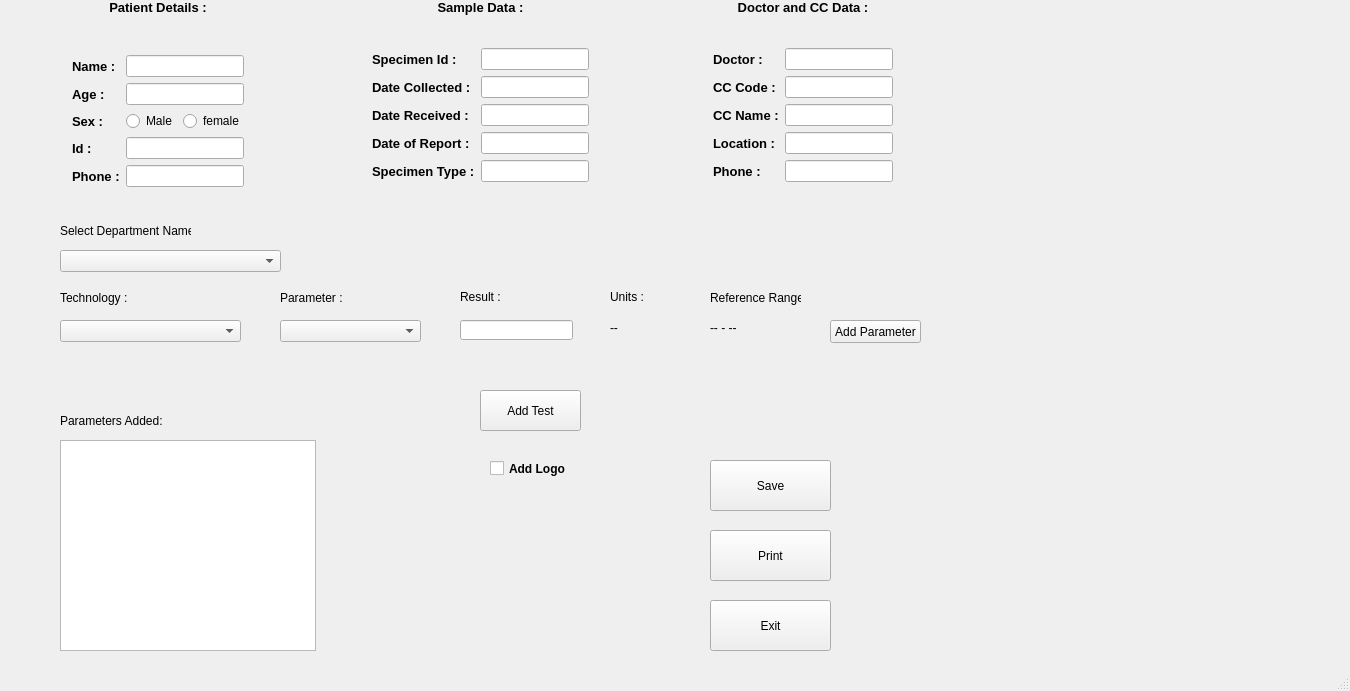
<?xml version="1.0" encoding="UTF-8"?>
<ui version="4.0">
 <class>MainWindow</class>
 <widget class="QMainWindow" name="MainWindow">
  <property name="geometry">
   <rect>
    <x>0</x>
    <y>0</y>
    <width>1350</width>
    <height>691</height>
   </rect>
  </property>
  <property name="windowTitle">
   <string>MainWindow</string>
  </property>
  <widget class="QWidget" name="centralwidget">
   <widget class="QWidget" name="layoutWidget">
    <property name="geometry">
     <rect>
      <x>0</x>
      <y>0</y>
      <width>961</width>
      <height>221</height>
     </rect>
    </property>
    <layout class="QGridLayout" name="gridLayout_4">
     <item row="0" column="0">
      <widget class="QLabel" name="label">
       <property name="font">
        <font>
         <pointsize>10</pointsize>
         <weight>75</weight>
         <bold>true</bold>
        </font>
       </property>
       <property name="text">
        <string>Patient Details :</string>
       </property>
       <property name="alignment">
        <set>Qt::AlignCenter</set>
       </property>
      </widget>
     </item>
     <item row="0" column="1">
      <widget class="QLabel" name="label_6">
       <property name="font">
        <font>
         <pointsize>10</pointsize>
         <weight>75</weight>
         <bold>true</bold>
        </font>
       </property>
       <property name="text">
        <string>Sample Data :</string>
       </property>
       <property name="alignment">
        <set>Qt::AlignCenter</set>
       </property>
      </widget>
     </item>
     <item row="0" column="2">
      <widget class="QLabel" name="label_13">
       <property name="font">
        <font>
         <pointsize>10</pointsize>
         <weight>75</weight>
         <bold>true</bold>
        </font>
       </property>
       <property name="text">
        <string>Doctor and CC Data :</string>
       </property>
       <property name="alignment">
        <set>Qt::AlignCenter</set>
       </property>
      </widget>
     </item>
     <item row="1" column="0">
      <layout class="QGridLayout" name="gridLayout">
       <item row="0" column="1">
        <spacer name="verticalSpacer">
         <property name="orientation">
          <enum>Qt::Vertical</enum>
         </property>
         <property name="sizeHint" stdset="0">
          <size>
           <width>20</width>
           <height>40</height>
          </size>
         </property>
        </spacer>
       </item>
       <item row="0" column="2">
        <spacer name="verticalSpacer_2">
         <property name="orientation">
          <enum>Qt::Vertical</enum>
         </property>
         <property name="sizeHint" stdset="0">
          <size>
           <width>20</width>
           <height>40</height>
          </size>
         </property>
        </spacer>
       </item>
       <item row="1" column="0">
        <spacer name="horizontalSpacer">
         <property name="orientation">
          <enum>Qt::Horizontal</enum>
         </property>
         <property name="sizeHint" stdset="0">
          <size>
           <width>40</width>
           <height>20</height>
          </size>
         </property>
        </spacer>
       </item>
       <item row="1" column="1">
        <widget class="QLabel" name="label_2">
         <property name="font">
          <font>
           <pointsize>10</pointsize>
           <weight>75</weight>
           <bold>true</bold>
          </font>
         </property>
         <property name="text">
          <string>Name :</string>
         </property>
        </widget>
       </item>
       <item row="1" column="2">
        <widget class="QLineEdit" name="ptName_ip"/>
       </item>
       <item row="1" column="3">
        <spacer name="horizontalSpacer_6">
         <property name="orientation">
          <enum>Qt::Horizontal</enum>
         </property>
         <property name="sizeHint" stdset="0">
          <size>
           <width>40</width>
           <height>20</height>
          </size>
         </property>
        </spacer>
       </item>
       <item row="2" column="0">
        <spacer name="horizontalSpacer_2">
         <property name="orientation">
          <enum>Qt::Horizontal</enum>
         </property>
         <property name="sizeHint" stdset="0">
          <size>
           <width>40</width>
           <height>20</height>
          </size>
         </property>
        </spacer>
       </item>
       <item row="2" column="1">
        <widget class="QLabel" name="label_3">
         <property name="font">
          <font>
           <pointsize>10</pointsize>
           <weight>75</weight>
           <bold>true</bold>
          </font>
         </property>
         <property name="text">
          <string>Age :</string>
         </property>
        </widget>
       </item>
       <item row="2" column="2">
        <widget class="QLineEdit" name="ptAge_ip"/>
       </item>
       <item row="2" column="3">
        <spacer name="horizontalSpacer_7">
         <property name="orientation">
          <enum>Qt::Horizontal</enum>
         </property>
         <property name="sizeHint" stdset="0">
          <size>
           <width>40</width>
           <height>20</height>
          </size>
         </property>
        </spacer>
       </item>
       <item row="3" column="0">
        <spacer name="horizontalSpacer_3">
         <property name="orientation">
          <enum>Qt::Horizontal</enum>
         </property>
         <property name="sizeHint" stdset="0">
          <size>
           <width>40</width>
           <height>20</height>
          </size>
         </property>
        </spacer>
       </item>
       <item row="3" column="1">
        <widget class="QLabel" name="label_5">
         <property name="font">
          <font>
           <pointsize>10</pointsize>
           <weight>75</weight>
           <bold>true</bold>
          </font>
         </property>
         <property name="text">
          <string>Sex :</string>
         </property>
        </widget>
       </item>
       <item row="3" column="2">
        <layout class="QHBoxLayout" name="horizontalLayout">
         <item>
          <widget class="QRadioButton" name="maleRb">
           <property name="text">
            <string>Male</string>
           </property>
          </widget>
         </item>
         <item>
          <widget class="QRadioButton" name="femaleRb">
           <property name="text">
            <string>female</string>
           </property>
          </widget>
         </item>
        </layout>
       </item>
       <item row="3" column="3">
        <spacer name="horizontalSpacer_8">
         <property name="orientation">
          <enum>Qt::Horizontal</enum>
         </property>
         <property name="sizeHint" stdset="0">
          <size>
           <width>40</width>
           <height>20</height>
          </size>
         </property>
        </spacer>
       </item>
       <item row="4" column="0">
        <spacer name="horizontalSpacer_4">
         <property name="orientation">
          <enum>Qt::Horizontal</enum>
         </property>
         <property name="sizeHint" stdset="0">
          <size>
           <width>40</width>
           <height>20</height>
          </size>
         </property>
        </spacer>
       </item>
       <item row="4" column="1">
        <widget class="QLabel" name="label_4">
         <property name="font">
          <font>
           <pointsize>10</pointsize>
           <weight>75</weight>
           <bold>true</bold>
          </font>
         </property>
         <property name="text">
          <string>Id :</string>
         </property>
        </widget>
       </item>
       <item row="4" column="2">
        <widget class="QLineEdit" name="ptId_ip"/>
       </item>
       <item row="4" column="3">
        <spacer name="horizontalSpacer_9">
         <property name="orientation">
          <enum>Qt::Horizontal</enum>
         </property>
         <property name="sizeHint" stdset="0">
          <size>
           <width>40</width>
           <height>20</height>
          </size>
         </property>
        </spacer>
       </item>
       <item row="5" column="0" rowspan="2">
        <spacer name="horizontalSpacer_5">
         <property name="orientation">
          <enum>Qt::Horizontal</enum>
         </property>
         <property name="sizeHint" stdset="0">
          <size>
           <width>40</width>
           <height>20</height>
          </size>
         </property>
        </spacer>
       </item>
       <item row="5" column="1">
        <widget class="QLabel" name="label_7">
         <property name="font">
          <font>
           <pointsize>10</pointsize>
           <weight>75</weight>
           <bold>true</bold>
          </font>
         </property>
         <property name="text">
          <string>Phone :</string>
         </property>
        </widget>
       </item>
       <item row="5" column="2">
        <widget class="QLineEdit" name="ptPhone_ip"/>
       </item>
       <item row="5" column="3" rowspan="2">
        <spacer name="horizontalSpacer_10">
         <property name="orientation">
          <enum>Qt::Horizontal</enum>
         </property>
         <property name="sizeHint" stdset="0">
          <size>
           <width>40</width>
           <height>20</height>
          </size>
         </property>
        </spacer>
       </item>
       <item row="6" column="1">
        <spacer name="verticalSpacer_3">
         <property name="orientation">
          <enum>Qt::Vertical</enum>
         </property>
         <property name="sizeHint" stdset="0">
          <size>
           <width>20</width>
           <height>40</height>
          </size>
         </property>
        </spacer>
       </item>
       <item row="6" column="2">
        <spacer name="verticalSpacer_4">
         <property name="orientation">
          <enum>Qt::Vertical</enum>
         </property>
         <property name="sizeHint" stdset="0">
          <size>
           <width>20</width>
           <height>40</height>
          </size>
         </property>
        </spacer>
       </item>
      </layout>
     </item>
     <item row="1" column="1">
      <layout class="QGridLayout" name="gridLayout_2">
       <item row="0" column="1">
        <spacer name="verticalSpacer_5">
         <property name="orientation">
          <enum>Qt::Vertical</enum>
         </property>
         <property name="sizeHint" stdset="0">
          <size>
           <width>20</width>
           <height>28</height>
          </size>
         </property>
        </spacer>
       </item>
       <item row="0" column="2">
        <spacer name="verticalSpacer_6">
         <property name="orientation">
          <enum>Qt::Vertical</enum>
         </property>
         <property name="sizeHint" stdset="0">
          <size>
           <width>20</width>
           <height>28</height>
          </size>
         </property>
        </spacer>
       </item>
       <item row="1" column="0">
        <spacer name="horizontalSpacer_11">
         <property name="orientation">
          <enum>Qt::Horizontal</enum>
         </property>
         <property name="sizeHint" stdset="0">
          <size>
           <width>18</width>
           <height>20</height>
          </size>
         </property>
        </spacer>
       </item>
       <item row="1" column="1">
        <widget class="QLabel" name="label_9">
         <property name="font">
          <font>
           <pointsize>10</pointsize>
           <weight>75</weight>
           <bold>true</bold>
          </font>
         </property>
         <property name="text">
          <string>Specimen Id :</string>
         </property>
        </widget>
       </item>
       <item row="1" column="2">
        <widget class="QLineEdit" name="sdId_ip"/>
       </item>
       <item row="1" column="3">
        <spacer name="horizontalSpacer_16">
         <property name="orientation">
          <enum>Qt::Horizontal</enum>
         </property>
         <property name="sizeHint" stdset="0">
          <size>
           <width>40</width>
           <height>20</height>
          </size>
         </property>
        </spacer>
       </item>
       <item row="2" column="0">
        <spacer name="horizontalSpacer_12">
         <property name="orientation">
          <enum>Qt::Horizontal</enum>
         </property>
         <property name="sizeHint" stdset="0">
          <size>
           <width>18</width>
           <height>20</height>
          </size>
         </property>
        </spacer>
       </item>
       <item row="2" column="1">
        <widget class="QLabel" name="label_8">
         <property name="font">
          <font>
           <pointsize>10</pointsize>
           <weight>75</weight>
           <bold>true</bold>
          </font>
         </property>
         <property name="text">
          <string>Date Collected :</string>
         </property>
        </widget>
       </item>
       <item row="2" column="2">
        <widget class="QLineEdit" name="sdDc_ip"/>
       </item>
       <item row="2" column="3">
        <spacer name="horizontalSpacer_17">
         <property name="orientation">
          <enum>Qt::Horizontal</enum>
         </property>
         <property name="sizeHint" stdset="0">
          <size>
           <width>40</width>
           <height>20</height>
          </size>
         </property>
        </spacer>
       </item>
       <item row="3" column="0">
        <spacer name="horizontalSpacer_14">
         <property name="orientation">
          <enum>Qt::Horizontal</enum>
         </property>
         <property name="sizeHint" stdset="0">
          <size>
           <width>18</width>
           <height>20</height>
          </size>
         </property>
        </spacer>
       </item>
       <item row="3" column="1">
        <widget class="QLabel" name="label_11">
         <property name="font">
          <font>
           <pointsize>10</pointsize>
           <weight>75</weight>
           <bold>true</bold>
          </font>
         </property>
         <property name="text">
          <string>Date Received :</string>
         </property>
        </widget>
       </item>
       <item row="3" column="2">
        <widget class="QLineEdit" name="sdDR_ip"/>
       </item>
       <item row="3" column="3">
        <spacer name="horizontalSpacer_18">
         <property name="orientation">
          <enum>Qt::Horizontal</enum>
         </property>
         <property name="sizeHint" stdset="0">
          <size>
           <width>40</width>
           <height>20</height>
          </size>
         </property>
        </spacer>
       </item>
       <item row="4" column="0">
        <spacer name="horizontalSpacer_15">
         <property name="orientation">
          <enum>Qt::Horizontal</enum>
         </property>
         <property name="sizeHint" stdset="0">
          <size>
           <width>18</width>
           <height>20</height>
          </size>
         </property>
        </spacer>
       </item>
       <item row="4" column="1">
        <widget class="QLabel" name="label_12">
         <property name="font">
          <font>
           <pointsize>10</pointsize>
           <weight>75</weight>
           <bold>true</bold>
          </font>
         </property>
         <property name="text">
          <string>Date of Report :</string>
         </property>
        </widget>
       </item>
       <item row="4" column="2">
        <widget class="QLineEdit" name="sdDoR_ip"/>
       </item>
       <item row="4" column="3">
        <spacer name="horizontalSpacer_19">
         <property name="orientation">
          <enum>Qt::Horizontal</enum>
         </property>
         <property name="sizeHint" stdset="0">
          <size>
           <width>40</width>
           <height>20</height>
          </size>
         </property>
        </spacer>
       </item>
       <item row="5" column="0" rowspan="2">
        <spacer name="horizontalSpacer_13">
         <property name="orientation">
          <enum>Qt::Horizontal</enum>
         </property>
         <property name="sizeHint" stdset="0">
          <size>
           <width>18</width>
           <height>20</height>
          </size>
         </property>
        </spacer>
       </item>
       <item row="5" column="1">
        <widget class="QLabel" name="label_10">
         <property name="font">
          <font>
           <pointsize>10</pointsize>
           <weight>75</weight>
           <bold>true</bold>
          </font>
         </property>
         <property name="text">
          <string>Specimen Type :</string>
         </property>
        </widget>
       </item>
       <item row="5" column="2">
        <widget class="QLineEdit" name="sdSt_ip"/>
       </item>
       <item row="5" column="3" rowspan="2">
        <spacer name="horizontalSpacer_20">
         <property name="orientation">
          <enum>Qt::Horizontal</enum>
         </property>
         <property name="sizeHint" stdset="0">
          <size>
           <width>40</width>
           <height>20</height>
          </size>
         </property>
        </spacer>
       </item>
       <item row="6" column="1">
        <spacer name="verticalSpacer_7">
         <property name="orientation">
          <enum>Qt::Vertical</enum>
         </property>
         <property name="sizeHint" stdset="0">
          <size>
           <width>20</width>
           <height>40</height>
          </size>
         </property>
        </spacer>
       </item>
       <item row="6" column="2">
        <spacer name="verticalSpacer_8">
         <property name="orientation">
          <enum>Qt::Vertical</enum>
         </property>
         <property name="sizeHint" stdset="0">
          <size>
           <width>20</width>
           <height>40</height>
          </size>
         </property>
        </spacer>
       </item>
      </layout>
     </item>
     <item row="1" column="2">
      <layout class="QGridLayout" name="gridLayout_3">
       <item row="0" column="1">
        <spacer name="verticalSpacer_9">
         <property name="orientation">
          <enum>Qt::Vertical</enum>
         </property>
         <property name="sizeHint" stdset="0">
          <size>
           <width>20</width>
           <height>28</height>
          </size>
         </property>
        </spacer>
       </item>
       <item row="0" column="2">
        <spacer name="verticalSpacer_10">
         <property name="orientation">
          <enum>Qt::Vertical</enum>
         </property>
         <property name="sizeHint" stdset="0">
          <size>
           <width>20</width>
           <height>28</height>
          </size>
         </property>
        </spacer>
       </item>
       <item row="1" column="0">
        <spacer name="horizontalSpacer_21">
         <property name="orientation">
          <enum>Qt::Horizontal</enum>
         </property>
         <property name="sizeHint" stdset="0">
          <size>
           <width>18</width>
           <height>20</height>
          </size>
         </property>
        </spacer>
       </item>
       <item row="1" column="1">
        <widget class="QLabel" name="label_14">
         <property name="font">
          <font>
           <pointsize>10</pointsize>
           <weight>75</weight>
           <bold>true</bold>
          </font>
         </property>
         <property name="text">
          <string>Doctor :</string>
         </property>
        </widget>
       </item>
       <item row="1" column="2">
        <widget class="QLineEdit" name="DDName_ip"/>
       </item>
       <item row="1" column="3">
        <spacer name="horizontalSpacer_22">
         <property name="orientation">
          <enum>Qt::Horizontal</enum>
         </property>
         <property name="sizeHint" stdset="0">
          <size>
           <width>40</width>
           <height>20</height>
          </size>
         </property>
        </spacer>
       </item>
       <item row="2" column="0">
        <spacer name="horizontalSpacer_23">
         <property name="orientation">
          <enum>Qt::Horizontal</enum>
         </property>
         <property name="sizeHint" stdset="0">
          <size>
           <width>18</width>
           <height>20</height>
          </size>
         </property>
        </spacer>
       </item>
       <item row="2" column="1">
        <widget class="QLabel" name="label_15">
         <property name="font">
          <font>
           <pointsize>10</pointsize>
           <weight>75</weight>
           <bold>true</bold>
          </font>
         </property>
         <property name="text">
          <string>CC Code :</string>
         </property>
        </widget>
       </item>
       <item row="2" column="2">
        <widget class="QLineEdit" name="DCCcode_ip">
         <property name="text">
          <string/>
         </property>
         <property name="placeholderText">
          <string/>
         </property>
        </widget>
       </item>
       <item row="2" column="3">
        <spacer name="horizontalSpacer_24">
         <property name="orientation">
          <enum>Qt::Horizontal</enum>
         </property>
         <property name="sizeHint" stdset="0">
          <size>
           <width>40</width>
           <height>20</height>
          </size>
         </property>
        </spacer>
       </item>
       <item row="3" column="0">
        <spacer name="horizontalSpacer_25">
         <property name="orientation">
          <enum>Qt::Horizontal</enum>
         </property>
         <property name="sizeHint" stdset="0">
          <size>
           <width>18</width>
           <height>20</height>
          </size>
         </property>
        </spacer>
       </item>
       <item row="3" column="1">
        <widget class="QLabel" name="label_16">
         <property name="font">
          <font>
           <pointsize>10</pointsize>
           <weight>75</weight>
           <bold>true</bold>
          </font>
         </property>
         <property name="text">
          <string>CC Name :</string>
         </property>
        </widget>
       </item>
       <item row="3" column="2">
        <widget class="QLineEdit" name="DCCName_ip"/>
       </item>
       <item row="3" column="3">
        <spacer name="horizontalSpacer_26">
         <property name="orientation">
          <enum>Qt::Horizontal</enum>
         </property>
         <property name="sizeHint" stdset="0">
          <size>
           <width>40</width>
           <height>20</height>
          </size>
         </property>
        </spacer>
       </item>
       <item row="4" column="0">
        <spacer name="horizontalSpacer_27">
         <property name="orientation">
          <enum>Qt::Horizontal</enum>
         </property>
         <property name="sizeHint" stdset="0">
          <size>
           <width>18</width>
           <height>20</height>
          </size>
         </property>
        </spacer>
       </item>
       <item row="4" column="1">
        <widget class="QLabel" name="label_17">
         <property name="font">
          <font>
           <pointsize>10</pointsize>
           <weight>75</weight>
           <bold>true</bold>
          </font>
         </property>
         <property name="text">
          <string>Location :</string>
         </property>
        </widget>
       </item>
       <item row="4" column="2">
        <widget class="QLineEdit" name="DCCLOC_ip"/>
       </item>
       <item row="4" column="3">
        <spacer name="horizontalSpacer_28">
         <property name="orientation">
          <enum>Qt::Horizontal</enum>
         </property>
         <property name="sizeHint" stdset="0">
          <size>
           <width>40</width>
           <height>20</height>
          </size>
         </property>
        </spacer>
       </item>
       <item row="5" column="0" rowspan="2">
        <spacer name="horizontalSpacer_29">
         <property name="orientation">
          <enum>Qt::Horizontal</enum>
         </property>
         <property name="sizeHint" stdset="0">
          <size>
           <width>18</width>
           <height>20</height>
          </size>
         </property>
        </spacer>
       </item>
       <item row="5" column="1">
        <widget class="QLabel" name="label_18">
         <property name="font">
          <font>
           <pointsize>10</pointsize>
           <weight>75</weight>
           <bold>true</bold>
          </font>
         </property>
         <property name="text">
          <string>Phone :</string>
         </property>
        </widget>
       </item>
       <item row="5" column="2">
        <widget class="QLineEdit" name="DCCPhone_ip"/>
       </item>
       <item row="5" column="3" rowspan="2">
        <spacer name="horizontalSpacer_30">
         <property name="orientation">
          <enum>Qt::Horizontal</enum>
         </property>
         <property name="sizeHint" stdset="0">
          <size>
           <width>40</width>
           <height>20</height>
          </size>
         </property>
        </spacer>
       </item>
       <item row="6" column="1">
        <spacer name="verticalSpacer_11">
         <property name="orientation">
          <enum>Qt::Vertical</enum>
         </property>
         <property name="sizeHint" stdset="0">
          <size>
           <width>20</width>
           <height>40</height>
          </size>
         </property>
        </spacer>
       </item>
       <item row="6" column="2">
        <spacer name="verticalSpacer_12">
         <property name="orientation">
          <enum>Qt::Vertical</enum>
         </property>
         <property name="sizeHint" stdset="0">
          <size>
           <width>20</width>
           <height>40</height>
          </size>
         </property>
        </spacer>
       </item>
      </layout>
     </item>
    </layout>
   </widget>
   <widget class="QLabel" name="label_19">
    <property name="geometry">
     <rect>
      <x>60</x>
      <y>220</y>
      <width>131</width>
      <height>21</height>
     </rect>
    </property>
    <property name="text">
     <string>Select Department Name :</string>
    </property>
   </widget>
   <widget class="QComboBox" name="TestList_cb">
    <property name="geometry">
     <rect>
      <x>60</x>
      <y>250</y>
      <width>221</width>
      <height>22</height>
     </rect>
    </property>
   </widget>
   <widget class="QLabel" name="label_20">
    <property name="geometry">
     <rect>
      <x>280</x>
      <y>290</y>
      <width>81</width>
      <height>16</height>
     </rect>
    </property>
    <property name="text">
     <string>Parameter :</string>
    </property>
   </widget>
   <widget class="QComboBox" name="parameter_cb">
    <property name="geometry">
     <rect>
      <x>280</x>
      <y>320</y>
      <width>141</width>
      <height>22</height>
     </rect>
    </property>
   </widget>
   <widget class="QLabel" name="label_21">
    <property name="geometry">
     <rect>
      <x>610</x>
      <y>290</y>
      <width>47</width>
      <height>13</height>
     </rect>
    </property>
    <property name="text">
     <string>Units :</string>
    </property>
   </widget>
   <widget class="QLabel" name="unitsLabel">
    <property name="geometry">
     <rect>
      <x>610</x>
      <y>320</y>
      <width>71</width>
      <height>16</height>
     </rect>
    </property>
    <property name="text">
     <string>--</string>
    </property>
   </widget>
   <widget class="QLabel" name="label_23">
    <property name="geometry">
     <rect>
      <x>710</x>
      <y>290</y>
      <width>91</width>
      <height>16</height>
     </rect>
    </property>
    <property name="text">
     <string>Reference Range:</string>
    </property>
   </widget>
   <widget class="QLabel" name="RRLabel">
    <property name="geometry">
     <rect>
      <x>710</x>
      <y>320</y>
      <width>71</width>
      <height>16</height>
     </rect>
    </property>
    <property name="text">
     <string>-- - --</string>
    </property>
   </widget>
   <widget class="QLabel" name="label_25">
    <property name="geometry">
     <rect>
      <x>460</x>
      <y>290</y>
      <width>47</width>
      <height>13</height>
     </rect>
    </property>
    <property name="text">
     <string>Result :</string>
    </property>
   </widget>
   <widget class="QLineEdit" name="result">
    <property name="geometry">
     <rect>
      <x>460</x>
      <y>320</y>
      <width>113</width>
      <height>20</height>
     </rect>
    </property>
   </widget>
   <widget class="QPushButton" name="addParamButton">
    <property name="geometry">
     <rect>
      <x>830</x>
      <y>320</y>
      <width>91</width>
      <height>23</height>
     </rect>
    </property>
    <property name="text">
     <string>Add Parameter</string>
    </property>
   </widget>
   <widget class="QPushButton" name="AddTestButton">
    <property name="geometry">
     <rect>
      <x>480</x>
      <y>390</y>
      <width>101</width>
      <height>41</height>
     </rect>
    </property>
    <property name="text">
     <string>Add Test</string>
    </property>
   </widget>
   <widget class="QPushButton" name="saveButton">
    <property name="geometry">
     <rect>
      <x>710</x>
      <y>460</y>
      <width>121</width>
      <height>51</height>
     </rect>
    </property>
    <property name="text">
     <string>Save</string>
    </property>
   </widget>
   <widget class="QPushButton" name="printButton">
    <property name="geometry">
     <rect>
      <x>710</x>
      <y>530</y>
      <width>121</width>
      <height>51</height>
     </rect>
    </property>
    <property name="text">
     <string>Print</string>
    </property>
   </widget>
   <widget class="QPushButton" name="ExitButton">
    <property name="geometry">
     <rect>
      <x>710</x>
      <y>600</y>
      <width>121</width>
      <height>51</height>
     </rect>
    </property>
    <property name="text">
     <string>Exit</string>
    </property>
   </widget>
   <widget class="QCheckBox" name="checkBox">
    <property name="geometry">
     <rect>
      <x>490</x>
      <y>460</y>
      <width>81</width>
      <height>17</height>
     </rect>
    </property>
    <property name="font">
     <font>
      <weight>75</weight>
      <bold>true</bold>
     </font>
    </property>
    <property name="text">
     <string>Add Logo</string>
    </property>
   </widget>
   <widget class="QComboBox" name="technology">
    <property name="geometry">
     <rect>
      <x>60</x>
      <y>320</y>
      <width>181</width>
      <height>22</height>
     </rect>
    </property>
   </widget>
   <widget class="QLabel" name="label_22">
    <property name="geometry">
     <rect>
      <x>60</x>
      <y>290</y>
      <width>81</width>
      <height>16</height>
     </rect>
    </property>
    <property name="text">
     <string>Technology :</string>
    </property>
   </widget>
   <widget class="QLabel" name="label_24">
    <property name="geometry">
     <rect>
      <x>60</x>
      <y>410</y>
      <width>111</width>
      <height>21</height>
     </rect>
    </property>
    <property name="text">
     <string>Parameters Added:</string>
    </property>
   </widget>
   <widget class="QListWidget" name="paramAddedList">
    <property name="geometry">
     <rect>
      <x>60</x>
      <y>440</y>
      <width>256</width>
      <height>211</height>
     </rect>
    </property>
   </widget>
  </widget>
  <widget class="QStatusBar" name="statusbar"/>
  <action name="actionSave">
   <property name="text">
    <string>Save</string>
   </property>
  </action>
  <action name="actionExit">
   <property name="text">
    <string>Exit</string>
   </property>
  </action>
  <action name="actionAdd_Data">
   <property name="text">
    <string>Add Data</string>
   </property>
  </action>
  <action name="actionRemove_Data">
   <property name="text">
    <string>Remove Data</string>
   </property>
  </action>
 </widget>
 <resources/>
 <connections/>
</ui>
